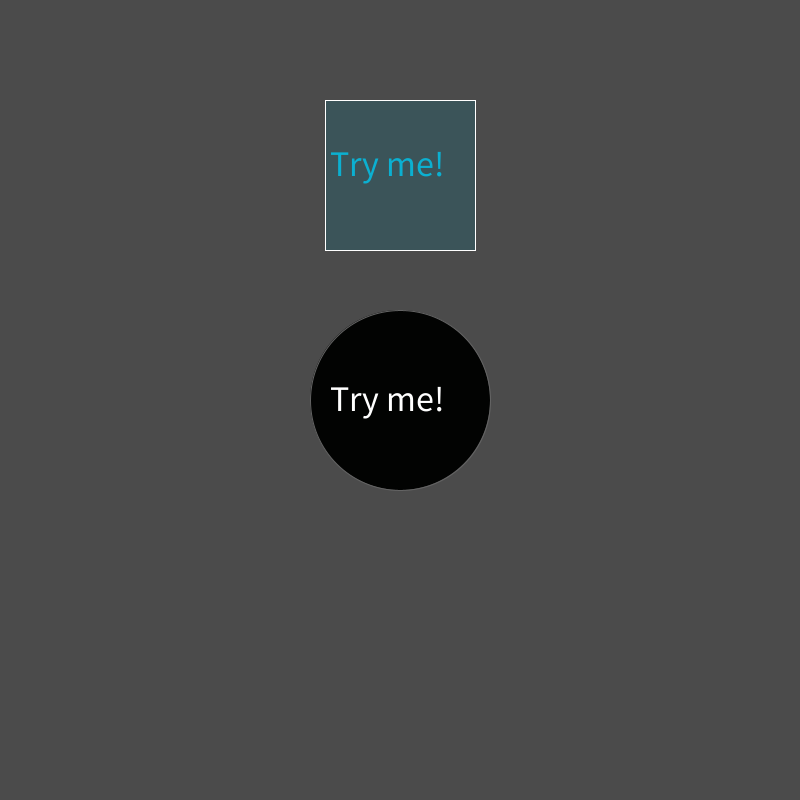
Frame 1 (no input)
Frame 60 (the mouse pressed at the canvas centre just before this capture): identical to frame 1, image omitted
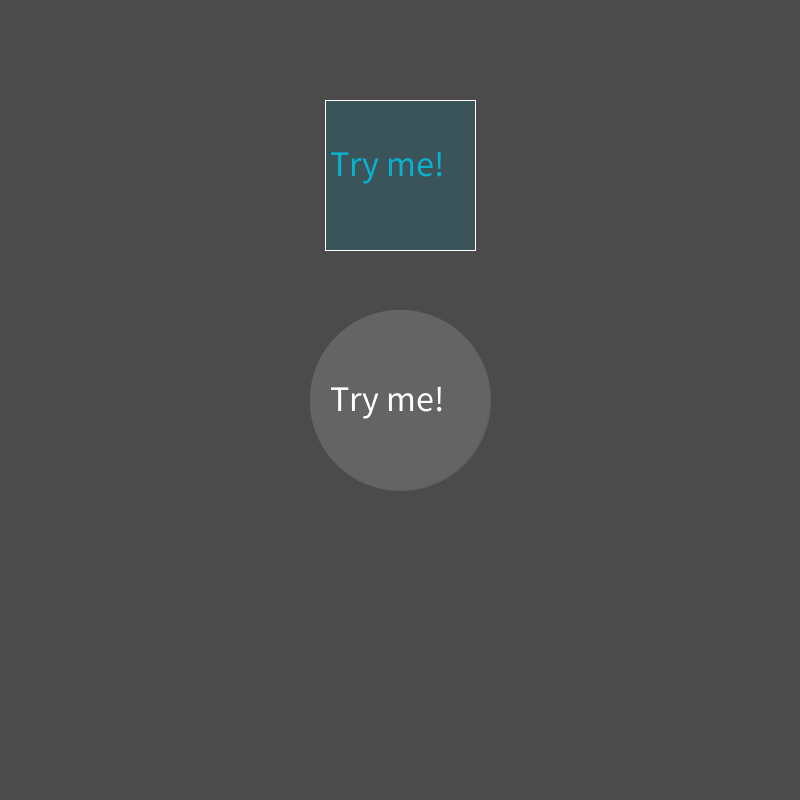
Frame 120 (the mouse held since frame 60 and released just before this capture)

The Processing sketch that drew these frames (run headless with seeded random() and noise(); from frame 60 on, the mouse is pressed at the canvas centre):

// Processing sketch: s18magd150lab05_Meyer
// ── s18magd150lab05_Meyer.pde

color mainBackground, spaceBackground, fishBackground;       //three main background colors
color rectColor, circleColor, rectHighlight, circleHighlight;  //4 main circle colors
color rectText, circText; // 2 main text colors
color currentColor;  // var to store current color in order to switch

void setup(){
  surface.setTitle("Buttons to HUH?");
  size(800,800);
  
  w = width +20;  //////////////////////////
  dx = (TWO_PI / period) * xspacing;//////// values for waves
  yvalues = new float[w/xspacing];//////////
  
  mainBackground = color(75);/////////
  rectColor = color(#3B5459);/////////
  circleColor = color(#020302);///////
  rectHighlight = color(255);/////////  setting values to main colors
  circleHighlight = color(100);///////
  spaceBackground = color(#020302);///
  fishBackground = color(#0BB0D1);////
  currentColor = mainBackground;//////
  
  circleX = width/2;//////
  circleY = height/2;/////  giving values to button positions
  rectX = width/2 - 75;///
  rectY = 100;////////////
  
  ellipseMode(CENTER);//////////////////
  for(int i=0; i<hyper.length; i++){  // initializes stars
     hyper[i] = new Stars();////////////
  }
  
}

void draw(){
  update(mouseX, mouseY);
  background(currentColor);
  if(buttonSquare == -1 && buttonCircle == -1) // -1 is the default screen
  {
    if (rectOver) {
      fill(rectHighlight);
    } else {
      fill(rectColor);
    }
    stroke(255);
    strokeWeight(1);
    rect(rectX, rectY, rectSize, rectSize); //draws rectangle button
    fill(#0BB0D1);
    textSize(36);
    text(normal, width/2-70, 150, width/2+70, 200); //text in rectangle button
    
    if (circleOver) {
      fill(circleHighlight);
    } else {
      fill(circleColor);
    }
    stroke(100);
    ellipse(circleX, circleY, circleSize, circleSize); // draws circle button
    fill(255);
    textSize(36);//text in circle
    text(normal, width/2-70, height/2-15, width/2+50, height/2+50);
  }
  else if(buttonCircle == 1){ //screen when circle is clicked
    if (circleOver) {
      fill(#A60B00);
    } else {
      fill(100);
    }
  
       
    stroke(255);
    beginShape(); //front-center
    vertex(380,290);
    vertex(420,290);
    vertex(420,350);
    vertex(380,350);
    vertex(380,290);
    endShape();
    beginShape(); //front-left
    vertex(330,345);
    vertex(350,230);
    vertex(380,230);
    vertex(380,330);
    vertex(330,345);
    endShape();
    beginShape(); //front-right
    vertex(470,345);
    vertex(450,230);
    vertex(420,230);
    vertex(420,330);
    vertex(470,345);
    endShape();
    ellipse(circleX, circleY, circleSize, circleSize);
    beginShape(); //station 2
    vertex(420,360);
    vertex(480,350);
    vertex(480,320);
    vertex(490,300);
    vertex(510,300);
    vertex(520,320);
    vertex(520,380);
    vertex(430,400);
    endShape();
       
    fill(255); //text in circle
    textSize(24);
    text(circleA, width/2-70, height/2-15, width/2+50, height/2+50);
    
    translate(width/2,height/2); //displaces objects from middle of the screen
  for(int i=0; i< hyper.length; i++){ // shows illision of hyperdrive through space
    hyper[i].update();
    hyper[i].draw();
  }
  }
  else if(buttonSquare == 1){ //if sqaure is clicked
    if (rectOver) {
      fill(0);
    } else {
      fill(rectColor);
    }
    strokeWeight(2);  ///draws boat
    fill(220);
    beginShape(); //left triangle
    vertex(325,250);
    vertex(175,80);
    vertex(398,140);
    vertex(325,250);
    endShape();
    beginShape(); //bottom triangle
    vertex(327,250);
    vertex(399,142);
    vertex(473,250);
    vertex(327,250);
    endShape();
    beginShape(); //right triangle
    vertex(475,250);
    vertex(625,80);
    vertex(402,140);
    vertex(475,250);
    endShape();
    beginShape(); //top-left triangle
    vertex(398,138);
    vertex(398,10);
    vertex(300,112);
    vertex(398,138);
    endShape();
    beginShape(); //top-right triangle
    vertex(402,138);
    vertex(402,10);
    vertex(496,113);
    vertex(402,138);
    endShape();
    
    calcWave();   //draws waves
    drawWave();
    
    
    noFill();  //button and text
    stroke(1);
    strokeWeight(1);
    rect(rectX, rectY, rectSize, rectSize);  
    stroke(255);
    fill(0);
    textSize(32); //text in rectangle
    text(rectA, width/2-70, 150, width/2+70, 200);
  }
}
// ── Buttons.pde
int rectX, rectY;
int circleX, circleY;
int buttonSquare = -1, buttonCircle = -1;
int rectSize = 150;
int circleSize = 180;
boolean rectOver = false;
boolean circleOver = false;
String normal = "Try me!";
String rectA = "Stop me.";
String circleA = "STTOOOPPP!";

void update(int x, int y) {
  if ( overCircle(circleX, circleY, circleSize) ) {
    circleOver = true;
    rectOver = false;
  } else if ( overRect(rectX, rectY, rectSize, rectSize) ) {
    rectOver = true;
    circleOver = false;
  } else {
    circleOver = rectOver = false;
  }
}

void mousePressed() {
  if (circleOver) {
    if(currentColor == mainBackground){
      currentColor = spaceBackground;
      buttonCircle *= -1;
      } else if (currentColor == spaceBackground){
      currentColor = mainBackground;
      buttonCircle *= -1;
    }
  }
  if (rectOver) {
    if(currentColor == mainBackground){
      currentColor = fishBackground;
      buttonSquare *= -1;
      } else if (currentColor == fishBackground){
      currentColor = mainBackground;
      buttonSquare *= -1;
     }
  }
}

boolean overRect(int x, int y, int width, int height)  {
  if (mouseX >= x && mouseX <= x+width && 
      mouseY >= y && mouseY <= y+height) {
    return true;
  } else {
    return false;
  }
}

boolean overCircle(int x, int y, int diameter) {
  float disX = x - mouseX;
  float disY = y - mouseY;
  if (sqrt(sq(disX) + sq(disY)) < diameter/2 ) {
    return true;
  } else {
    return false;
  }
}
// ── Hyperdrive.pde
//credit to The Coding Train YouTube page which I've been watching to help with this class.
//This was one of the coding challenges that was really fun to watch and participate with. 

Stars[] hyper = new Stars[1000];

class Stars{
  float a, b, c;
  float c2;
  Stars(){
    a = random(-width, width);  //assigning random width location
    b = random(-height, height); //assigning random height location
    c = random(width); //assigning random depth
    c2 = c; //assigning value for trails
  }
  
  void update(){ // updates location of stars on screen
    c = c-8;
    if(c<1){
       a = random(-width, width);
       b = random(-height, height);
       c = width;
       c2 = c;
    }
  }
  
  void draw(){ // displays stars on screen with a line as a trial.
    fill(255);
    noStroke();
    float a2 = map(a/c, 0, 1, 0, width);
    float b2 = map(b/c, 0, 1, 0, height);
    float r = map(c, 0, width, 16, 0);
    
    ellipse(a2,b2,r,r);
    
    float a3 = map(a/c2, 0, 1, 0, width); 
    float b3 = map(b/c2, 0, 1, 0, height);
    
    stroke(255);
    strokeWeight(5);
    line(a3,b3,a2,b2);
    strokeWeight(1);
    
    a2 = a;
    b2 = b;
  }
}
// ── Wave.pde
int xspacing = 2; //how far apart should each horizontal location be spaced
int w; //width of entire wave

float theta = 0.0; //starts angle at 0
float amplitude = 50.0; //Height of wave
float period = 600.0; //how many pixels before wave repeats
float dx; //value for incrementing X, a function of period and xspacing
float[] yvalues; //using an array to store height values for the wave

void calcWave(){
  //Increment theta (try different values for 'angular velocity' here
  theta += 0.03;// will change the speed at which the waves pass
  
  //for every x value, calculate a y value with sine function
  float x = theta;
  for(int i=0; i<yvalues.length; i++){   //for loop gives a height value for every x value
     yvalues[i] = sin(x)*amplitude;      //to give the appearance of a wave
     x+=dx;
  }
}

void drawWave(){//draws waves
  noStroke();
  fill(255);
  //a simple way to draw the wave with an ellipse at each location
  
  for(int x=0; x<yvalues.length; x++){    // for loop determines placement of waves and fills
      stroke(#00CDCF);                   
      strokeWeight(30);
      line(x*xspacing,(180+yvalues[x]+30), x*xspacing,height);
      stroke(0);
         
  }
}
